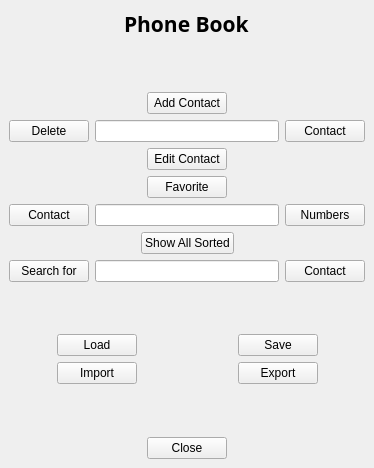
<?xml version="1.0" encoding="UTF-8"?>
<ui version="4.0">
 <class>MainWindow</class>
 <widget class="QMainWindow" name="MainWindow">
  <property name="geometry">
   <rect>
    <x>0</x>
    <y>0</y>
    <width>374</width>
    <height>468</height>
   </rect>
  </property>
  <property name="windowTitle">
   <string>MainWindow</string>
  </property>
  <widget class="QWidget" name="centralwidget">
   <layout class="QVBoxLayout" name="verticalLayout">
    <item>
     <layout class="QHBoxLayout" name="horizontalLayout_4">
      <item>
       <layout class="QHBoxLayout" name="horizontalLayout_2">
        <item>
         <spacer name="horizontalSpacer">
          <property name="orientation">
           <enum>Qt::Horizontal</enum>
          </property>
          <property name="sizeHint" stdset="0">
           <size>
            <width>40</width>
            <height>20</height>
           </size>
          </property>
         </spacer>
        </item>
       </layout>
      </item>
      <item>
       <widget class="QLabel" name="label_2">
        <property name="font">
         <font>
          <family>JetBrains Mono ExtraBold</family>
          <pointsize>16</pointsize>
          <weight>75</weight>
          <bold>true</bold>
         </font>
        </property>
        <property name="text">
         <string>Phone Book</string>
        </property>
       </widget>
      </item>
      <item>
       <spacer name="horizontalSpacer_3">
        <property name="orientation">
         <enum>Qt::Horizontal</enum>
        </property>
        <property name="sizeHint" stdset="0">
         <size>
          <width>40</width>
          <height>20</height>
         </size>
        </property>
       </spacer>
      </item>
     </layout>
    </item>
    <item>
     <spacer name="verticalSpacer_9">
      <property name="orientation">
       <enum>Qt::Vertical</enum>
      </property>
      <property name="sizeHint" stdset="0">
       <size>
        <width>20</width>
        <height>16</height>
       </size>
      </property>
     </spacer>
    </item>
    <item>
     <layout class="QHBoxLayout" name="horizontalLayout_6">
      <item>
       <spacer name="horizontalSpacer_5">
        <property name="orientation">
         <enum>Qt::Horizontal</enum>
        </property>
        <property name="sizeHint" stdset="0">
         <size>
          <width>40</width>
          <height>20</height>
         </size>
        </property>
       </spacer>
      </item>
      <item>
       <widget class="QPushButton" name="add_Button">
        <property name="text">
         <string>Add Contact</string>
        </property>
       </widget>
      </item>
      <item>
       <spacer name="horizontalSpacer_6">
        <property name="orientation">
         <enum>Qt::Horizontal</enum>
        </property>
        <property name="sizeHint" stdset="0">
         <size>
          <width>40</width>
          <height>20</height>
         </size>
        </property>
       </spacer>
      </item>
     </layout>
    </item>
    <item>
     <layout class="QHBoxLayout" name="horizontalLayout_7">
      <item>
       <widget class="QPushButton" name="delButton">
        <property name="text">
         <string>Delete</string>
        </property>
       </widget>
      </item>
      <item>
       <widget class="QLineEdit" name="DeletelineEdit"/>
      </item>
      <item>
       <widget class="QPushButton" name="delConButton">
        <property name="text">
         <string>Contact</string>
        </property>
       </widget>
      </item>
     </layout>
    </item>
    <item>
     <layout class="QHBoxLayout" name="horizontalLayout_8">
      <item>
       <spacer name="horizontalSpacer_10">
        <property name="orientation">
         <enum>Qt::Horizontal</enum>
        </property>
        <property name="sizeHint" stdset="0">
         <size>
          <width>40</width>
          <height>20</height>
         </size>
        </property>
       </spacer>
      </item>
      <item>
       <widget class="QPushButton" name="editButton">
        <property name="text">
         <string>Edit Contact</string>
        </property>
       </widget>
      </item>
      <item>
       <spacer name="horizontalSpacer_8">
        <property name="orientation">
         <enum>Qt::Horizontal</enum>
        </property>
        <property name="sizeHint" stdset="0">
         <size>
          <width>40</width>
          <height>20</height>
         </size>
        </property>
       </spacer>
      </item>
     </layout>
    </item>
    <item>
     <layout class="QHBoxLayout" name="horizontalLayout_9">
      <item>
       <spacer name="horizontalSpacer_11">
        <property name="orientation">
         <enum>Qt::Horizontal</enum>
        </property>
        <property name="sizeHint" stdset="0">
         <size>
          <width>40</width>
          <height>20</height>
         </size>
        </property>
       </spacer>
      </item>
      <item>
       <widget class="QPushButton" name="favButton">
        <property name="text">
         <string>Favorite</string>
        </property>
       </widget>
      </item>
      <item>
       <spacer name="horizontalSpacer_12">
        <property name="orientation">
         <enum>Qt::Horizontal</enum>
        </property>
        <property name="sizeHint" stdset="0">
         <size>
          <width>40</width>
          <height>20</height>
         </size>
        </property>
       </spacer>
      </item>
     </layout>
    </item>
    <item>
     <layout class="QHBoxLayout" name="horizontalLayout_11">
      <item>
       <widget class="QPushButton" name="conNumConButton">
        <property name="text">
         <string>Contact</string>
        </property>
       </widget>
      </item>
      <item>
       <widget class="QLineEdit" name="NamelineEdit"/>
      </item>
      <item>
       <widget class="QPushButton" name="contact_number_Button">
        <property name="text">
         <string>Numbers</string>
        </property>
       </widget>
      </item>
     </layout>
    </item>
    <item>
     <layout class="QHBoxLayout" name="horizontalLayout_10">
      <item>
       <spacer name="horizontalSpacer_13">
        <property name="orientation">
         <enum>Qt::Horizontal</enum>
        </property>
        <property name="sizeHint" stdset="0">
         <size>
          <width>40</width>
          <height>20</height>
         </size>
        </property>
       </spacer>
      </item>
      <item>
       <widget class="QPushButton" name="show_all_sorted_Button">
        <property name="text">
         <string>Show All Sorted</string>
        </property>
       </widget>
      </item>
      <item>
       <spacer name="horizontalSpacer_14">
        <property name="orientation">
         <enum>Qt::Horizontal</enum>
        </property>
        <property name="sizeHint" stdset="0">
         <size>
          <width>40</width>
          <height>20</height>
         </size>
        </property>
       </spacer>
      </item>
     </layout>
    </item>
    <item>
     <layout class="QHBoxLayout" name="horizontalLayout">
      <item>
       <widget class="QPushButton" name="searchButton">
        <property name="text">
         <string>Search for</string>
        </property>
       </widget>
      </item>
      <item>
       <widget class="QLineEdit" name="search_lineEdit"/>
      </item>
      <item>
       <widget class="QPushButton" name="searchConButton">
        <property name="text">
         <string>Contact</string>
        </property>
       </widget>
      </item>
     </layout>
    </item>
    <item>
     <spacer name="verticalSpacer_2">
      <property name="orientation">
       <enum>Qt::Vertical</enum>
      </property>
      <property name="sizeHint" stdset="0">
       <size>
        <width>20</width>
        <height>16</height>
       </size>
      </property>
     </spacer>
    </item>
    <item>
     <layout class="QHBoxLayout" name="horizontalLayout_12">
      <item>
       <spacer name="horizontalSpacer_16">
        <property name="orientation">
         <enum>Qt::Horizontal</enum>
        </property>
        <property name="sizeHint" stdset="0">
         <size>
          <width>40</width>
          <height>20</height>
         </size>
        </property>
       </spacer>
      </item>
      <item>
       <widget class="QPushButton" name="LoadButton">
        <property name="text">
         <string>Load</string>
        </property>
        <property name="shortcut">
         <string>Ctrl+L</string>
        </property>
        <property name="checkable">
         <bool>false</bool>
        </property>
        <property name="checked">
         <bool>false</bool>
        </property>
       </widget>
      </item>
      <item>
       <spacer name="horizontalSpacer_15">
        <property name="orientation">
         <enum>Qt::Horizontal</enum>
        </property>
        <property name="sizeHint" stdset="0">
         <size>
          <width>40</width>
          <height>20</height>
         </size>
        </property>
       </spacer>
      </item>
      <item>
       <spacer name="horizontalSpacer_7">
        <property name="orientation">
         <enum>Qt::Horizontal</enum>
        </property>
        <property name="sizeHint" stdset="0">
         <size>
          <width>40</width>
          <height>20</height>
         </size>
        </property>
       </spacer>
      </item>
      <item>
       <widget class="QPushButton" name="SaveButton">
        <property name="text">
         <string>Save</string>
        </property>
        <property name="shortcut">
         <string>Ctrl+S</string>
        </property>
       </widget>
      </item>
      <item>
       <spacer name="horizontalSpacer_9">
        <property name="orientation">
         <enum>Qt::Horizontal</enum>
        </property>
        <property name="sizeHint" stdset="0">
         <size>
          <width>40</width>
          <height>20</height>
         </size>
        </property>
       </spacer>
      </item>
     </layout>
    </item>
    <item>
     <layout class="QHBoxLayout" name="horizontalLayout_16">
      <item>
       <layout class="QHBoxLayout" name="horizontalLayout_14">
        <item>
         <spacer name="horizontalSpacer_18">
          <property name="orientation">
           <enum>Qt::Horizontal</enum>
          </property>
          <property name="sizeHint" stdset="0">
           <size>
            <width>40</width>
            <height>20</height>
           </size>
          </property>
         </spacer>
        </item>
        <item>
         <widget class="QPushButton" name="ImportButton">
          <property name="text">
           <string>Import</string>
          </property>
          <property name="shortcut">
           <string>Ctrl+I</string>
          </property>
          <property name="checkable">
           <bool>false</bool>
          </property>
         </widget>
        </item>
        <item>
         <spacer name="horizontalSpacer_17">
          <property name="orientation">
           <enum>Qt::Horizontal</enum>
          </property>
          <property name="sizeHint" stdset="0">
           <size>
            <width>40</width>
            <height>20</height>
           </size>
          </property>
         </spacer>
        </item>
       </layout>
      </item>
      <item>
       <layout class="QHBoxLayout" name="horizontalLayout_15">
        <item>
         <spacer name="horizontalSpacer_20">
          <property name="orientation">
           <enum>Qt::Horizontal</enum>
          </property>
          <property name="sizeHint" stdset="0">
           <size>
            <width>40</width>
            <height>20</height>
           </size>
          </property>
         </spacer>
        </item>
        <item>
         <widget class="QPushButton" name="ExportButton">
          <property name="text">
           <string>Export</string>
          </property>
          <property name="shortcut">
           <string>Ctrl+E</string>
          </property>
         </widget>
        </item>
        <item>
         <spacer name="horizontalSpacer_19">
          <property name="orientation">
           <enum>Qt::Horizontal</enum>
          </property>
          <property name="sizeHint" stdset="0">
           <size>
            <width>40</width>
            <height>20</height>
           </size>
          </property>
         </spacer>
        </item>
       </layout>
      </item>
     </layout>
    </item>
    <item>
     <spacer name="verticalSpacer">
      <property name="orientation">
       <enum>Qt::Vertical</enum>
      </property>
      <property name="sizeHint" stdset="0">
       <size>
        <width>20</width>
        <height>30</height>
       </size>
      </property>
     </spacer>
    </item>
    <item>
     <layout class="QHBoxLayout" name="horizontalLayout_5">
      <item>
       <layout class="QHBoxLayout" name="horizontalLayout_3">
        <item>
         <spacer name="horizontalSpacer_2">
          <property name="orientation">
           <enum>Qt::Horizontal</enum>
          </property>
          <property name="sizeHint" stdset="0">
           <size>
            <width>40</width>
            <height>20</height>
           </size>
          </property>
         </spacer>
        </item>
       </layout>
      </item>
      <item>
       <widget class="QPushButton" name="close_Button">
        <property name="text">
         <string>Close</string>
        </property>
       </widget>
      </item>
      <item>
       <spacer name="horizontalSpacer_4">
        <property name="orientation">
         <enum>Qt::Horizontal</enum>
        </property>
        <property name="sizeHint" stdset="0">
         <size>
          <width>40</width>
          <height>20</height>
         </size>
        </property>
       </spacer>
      </item>
     </layout>
    </item>
   </layout>
  </widget>
 </widget>
 <resources/>
 <connections>
  <connection>
   <sender>delConButton</sender>
   <signal>clicked()</signal>
   <receiver>delButton</receiver>
   <slot>click()</slot>
   <hints>
    <hint type="sourcelabel">
     <x>363</x>
     <y>133</y>
    </hint>
    <hint type="destinationlabel">
     <x>60</x>
     <y>122</y>
    </hint>
   </hints>
  </connection>
  <connection>
   <sender>searchConButton</sender>
   <signal>clicked()</signal>
   <receiver>searchButton</receiver>
   <slot>click()</slot>
   <hints>
    <hint type="sourcelabel">
     <x>363</x>
     <y>298</y>
    </hint>
    <hint type="destinationlabel">
     <x>60</x>
     <y>291</y>
    </hint>
   </hints>
  </connection>
  <connection>
   <sender>conNumConButton</sender>
   <signal>clicked()</signal>
   <receiver>contact_number_Button</receiver>
   <slot>click()</slot>
   <hints>
    <hint type="sourcelabel">
     <x>62</x>
     <y>217</y>
    </hint>
    <hint type="destinationlabel">
     <x>302</x>
     <y>224</y>
    </hint>
   </hints>
  </connection>
 </connections>
</ui>
